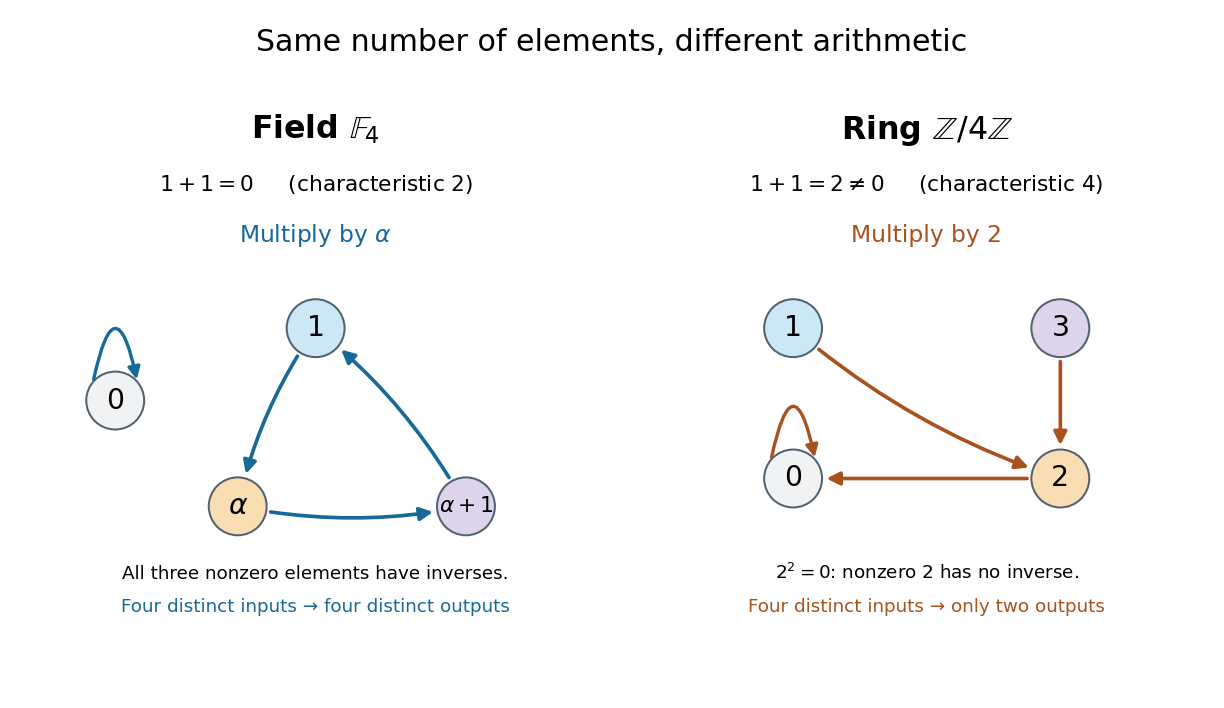

Source code (Python):
"""Compare F4's permutation with a collapsing map modulo four; PNG to cwd.

Tested with Python 3.14.4 and the repository's matplotlib dependency.
Field products are computed by polynomial multiplication and binary reduction.
"""

from pathlib import Path

import matplotlib

matplotlib.use("Agg")
import matplotlib.pyplot as plt
from matplotlib.patches import Circle


def field_multiply(x, y):
    raw = 0
    for bit in range(2):
        if y & (1 << bit):
            raw ^= x << bit
    if raw & 4:
        raw ^= 0b111  # t**2 + t + 1
    return raw


def node(ax, point, label, color):
    ax.add_patch(Circle(point, 0.26, facecolor=color, edgecolor="#52616e", lw=1.2,
                        zorder=3))
    ax.text(*point, label, fontsize=13 if "+" in label else 17,
            ha="center", va="center", zorder=4)


def edge(ax, start, end, color, curve=0):
    ax.annotate("", xy=end, xytext=start,
                arrowprops={"arrowstyle": "-|>", "lw": 2.2, "color": color,
                            "shrinkA": 20, "shrinkB": 20, "mutation_scale": 16,
                            "connectionstyle": f"arc3,rad={curve}"}, zorder=2)


def loop(ax, point, color):
    x, y = point
    ax.annotate("", xy=(x + 0.20, y + 0.16), xytext=(x - 0.20, y + 0.16),
                arrowprops={"arrowstyle": "-|>", "color": color, "lw": 2,
                            "mutation_scale": 15, "connectionstyle": "arc3,rad=-2.4"})


def main():
    field_outputs = [field_multiply(2, x) for x in range(4)]
    ring_outputs = [(2 * x) % 4 for x in range(4)]
    assert field_outputs == [0, 2, 3, 1]
    assert ring_outputs == [0, 2, 0, 2]
    assert len(set(field_outputs)) == 4 and len(set(ring_outputs)) == 2
    assert [(1 ^ 1), (1 + 1) % 4] == [0, 2]
    assert [field_multiply(x, x) for x in range(1, 4)] == [1, 3, 2]
    assert [x for x in range(1, 4)
            if any((x * y) % 4 == 1 for y in range(1, 4))] == [1, 3]
    swap = [0, 1, 3, 2]
    for x in range(4):
        for y in range(4):
            assert swap[x ^ y] == swap[x] ^ swap[y]
            assert swap[field_multiply(x, y)] == field_multiply(swap[x], swap[y])
    print("Multiply by alpha in F4:", field_outputs)
    print("Multiply by 2 modulo 4:", ring_outputs)
    print("Checked characteristic 2 versus 4, modular units {1,3}, and alpha swap isomorphism.")

    fig, axes = plt.subplots(1, 2, figsize=(10.2, 5.9), dpi=120, facecolor="white")
    blue, orange = "#176997", "#a8521e"
    for ax in axes:
        ax.set_xlim(-2.45, 2.45)
        ax.set_ylim(-1.35, 3.3)
        ax.set_aspect("equal")
        ax.axis("off")
    left, right = axes
    left.text(0, 3.05, r"Field $\mathbb{F}_4$", fontsize=19, ha="center", weight="bold")
    right.text(0, 3.05, r"Ring $\mathbb{Z}/4\mathbb{Z}$", fontsize=19, ha="center", weight="bold")
    left.text(0, 2.58, r"$1+1=0$     (characteristic 2)", fontsize=13, ha="center")
    right.text(0, 2.58, r"$1+1=2\ne0$     (characteristic 4)", fontsize=13, ha="center")
    left.text(0, 2.12, r"Multiply by $\alpha$", fontsize=14, ha="center", color=blue)
    right.text(0, 2.12, "Multiply by 2", fontsize=14, ha="center", color=orange)

    field_points = {0: (-1.8, 0.7), 1: (0, 1.35), 2: (-0.7, -0.25), 3: (1.35, -0.25)}
    field_labels = ["0", "1", r"$\alpha$", r"$\alpha+1$"]
    colors = ["#f0f2f4", "#cce8f6", "#f9ddb3", "#ded5ed"]
    for x, point in field_points.items():
        node(left, point, field_labels[x], colors[x])
        if x:
            edge(left, point, field_points[field_outputs[x]], blue, curve=0.1)
    loop(left, field_points[0], blue)
    ring_points = {0: (-1.2, 0), 1: (-1.2, 1.35), 2: (1.2, 0), 3: (1.2, 1.35)}
    for x, point in ring_points.items():
        node(right, point, str(x), colors[x])
        if x:
            edge(right, point, ring_points[ring_outputs[x]], orange,
                 curve=0.1 if x == 1 else 0)
    loop(right, ring_points[0], orange)
    left.text(0, -0.9, "All three nonzero elements have inverses.", ha="center", fontsize=11)
    left.text(0, -1.2, "Four distinct inputs → four distinct outputs", ha="center", fontsize=11, color=blue)
    right.text(0, -0.9, r"$2^2=0$: nonzero 2 has no inverse.", ha="center", fontsize=11)
    right.text(0, -1.2, "Four distinct inputs → only two outputs", ha="center", fontsize=11, color=orange)
    fig.suptitle("Same number of elements, different arithmetic", fontsize=18, y=0.96)
    fig.subplots_adjust(left=0.035, right=0.98, top=0.89, bottom=0.065, wspace=0.12)
    fig.savefig(Path.cwd() / Path(__file__).with_suffix(".png").name,
                facecolor="white", transparent=False)
    plt.close(fig)


if __name__ == "__main__":
    main()
